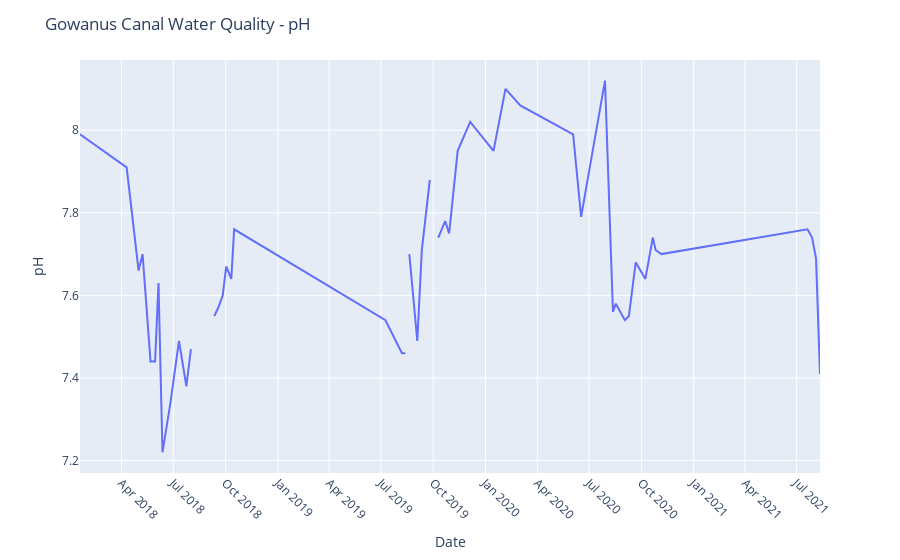

This figure's notebook cell:
### Code cell
fig = px.line(G2_pH, x="Date", y="pH")

fig.update_layout(title = 'Gowanus Canal Water Quality - pH', xaxis=dict(tickformat="%b %Y", tickangle=45))
fig.update_xaxes(dtick="M3")

### Figure 1 — Plotly figure (JSON) as saved in the notebook; plotly's stock layout.template omitted (floating-point values rounded to 4 significant figures)
{"data": [{"hovertemplate": "Date=%{x}<br>pH=%{y}<extra></extra>", "legendgroup": "", "line": {"color": "#636efa", "dash": "solid"}, "marker": {"symbol": "circle"}, "mode": "lines", "name": "", "orientation": "v", "showlegend": false, "type": "scatter", "x": ["2018-01-18T00:00:00", "2018-04-10T00:00:00", "2018-05-01T00:00:00", "2018-05-08T00:00:00", "2018-05-22T00:00:00", "2018-05-30T00:00:00", "2018-06-05T00:00:00", "2018-06-12T00:00:00", "2018-06-19T00:00:00", "2018-06-26T00:00:00", "2018-07-11T00:00:00", "2018-07-24T00:00:00", "2018-08-01T00:00:00", "2018-08-07T00:00:00", "2018-09-11T00:00:00", "2018-09-18T00:00:00", "2018-09-26T00:00:00", "2018-10-02T00:00:00", "2018-10-11T00:00:00", "2018-10-16T00:00:00", "2019-07-09T00:00:00", "2019-08-07T00:00:00", "2019-08-13T00:00:00", "2019-08-13T00:00:00", "2019-08-20T00:00:00", "2019-09-03T00:00:00", "2019-09-11T00:00:00", "2019-09-25T00:00:00", "2019-10-10T00:00:00", "2019-10-10T00:00:00", "2019-10-22T00:00:00", "2019-10-29T00:00:00", "2019-11-13T00:00:00", "2019-12-05T00:00:00", "2020-01-15T00:00:00", "2020-02-05T00:00:00", "2020-03-02T00:00:00", "2020-06-03T00:00:00", "2020-06-17T00:00:00", "2020-07-29T00:00:00", "2020-08-12T00:00:00", "2020-08-17T00:00:00", "2020-09-02T00:00:00", "2020-09-09T00:00:00", "2020-09-21T00:00:00", "2020-10-08T00:00:00", "2020-10-21T00:00:00", "2020-10-26T00:00:00", "2020-11-05T00:00:00", "2021-07-20T00:00:00", "2021-07-28T00:00:00", "2021-08-04T00:00:00", "2021-08-11T00:00:00"], "xaxis": "x", "y": [7.99, "7.91", 7.66, "7.7", "7.44", "7.44", "7.63", "7.22", "7.28", "7.34", "7.49", "7.38", "7.47", null, "7.55", "7.57", "7.60", "7.67", "7.64", "7.76", 7.54, "7.46", "7.46", null, "7.70", 7.49, 7.71, "7.88", null, "7.74", 7.78, 7.75, 7.95, "8.02", 7.95, "8.10", 8.06, 7.99, 7.79, 8.12, 7.56, "7.58", 7.54, "7.55", 7.68, 7.64, 7.74, 7.71, 7.7, 7.76, 7.74, 7.69, 7.41], "yaxis": "y"}], "layout": {"legend": {"tracegroupgap": 0}, "margin": {"t": 60}, "title": {"text": "Gowanus Canal Water Quality - pH"}, "xaxis": {"anchor": "y", "domain": [0, 1], "dtick": "M3", "tickangle": 45, "tickformat": "%b %Y", "title": {"text": "Date"}}, "yaxis": {"anchor": "x", "domain": [0, 1], "title": {"text": "pH"}}}}
